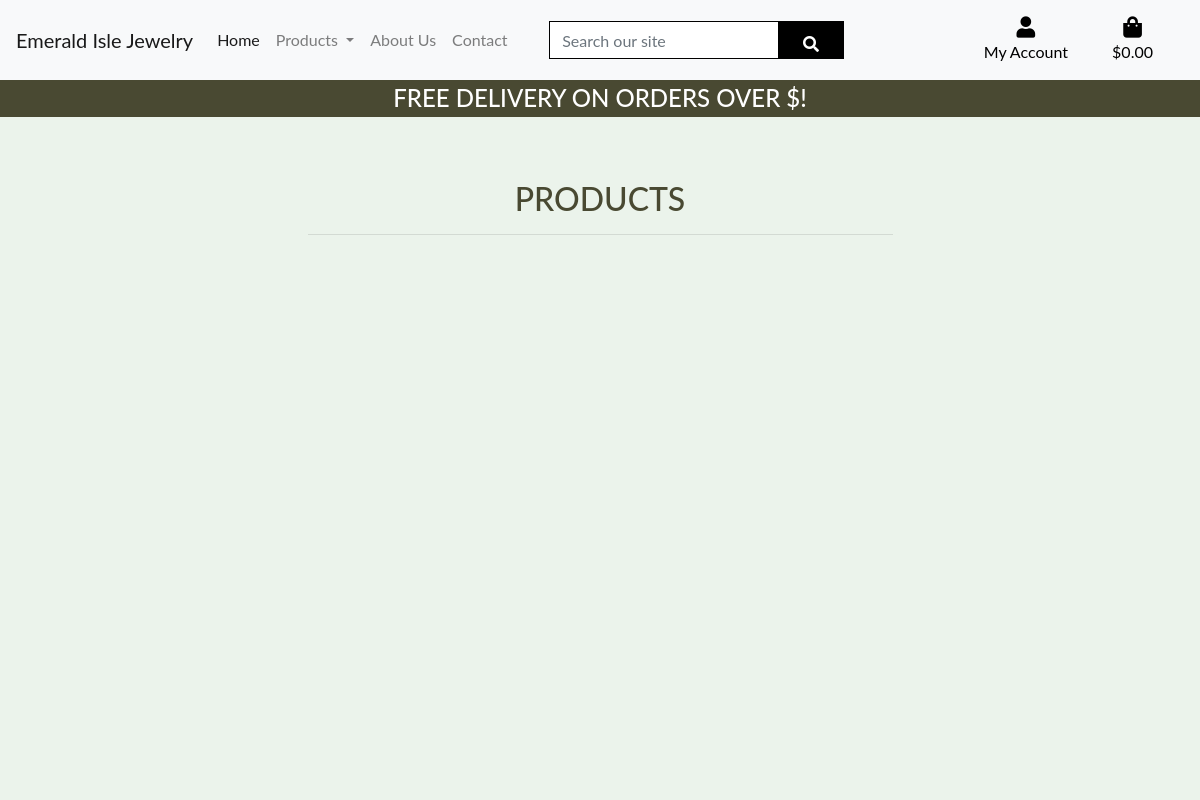
Before: /products/ with the older database file.
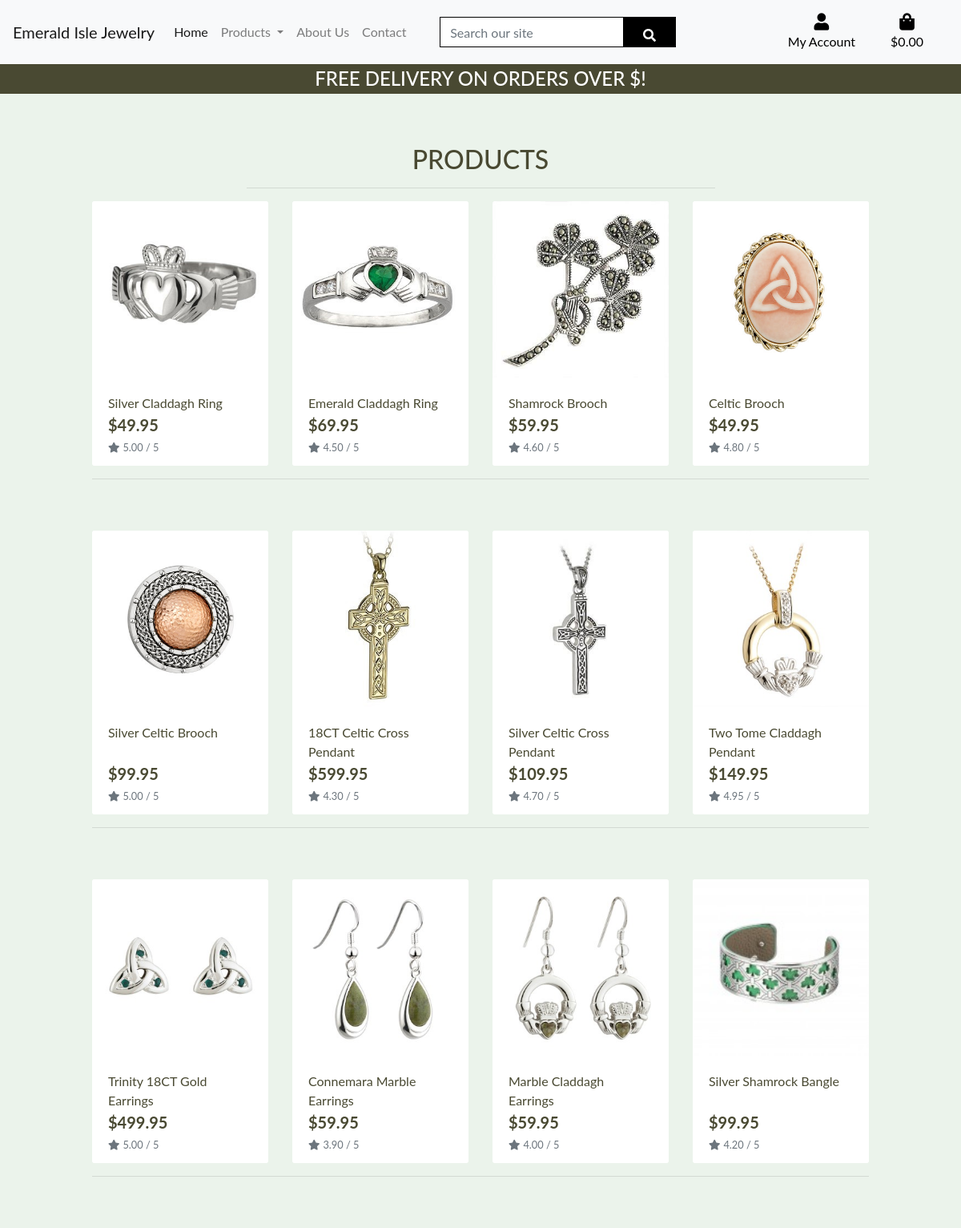
After: the same page with the newer database file.
### products/models.py (models this page shows, shortened)
class Product(models.Model):
    category = models.ForeignKey('Category', null=True, blank=True, on_delete=models.SET_NULL)
    sku = models.CharField(max_length=254, null=True, blank=True)
    name = models.CharField(max_length=254)
    description = models.TextField()
    price = models.DecimalField(max_digits=6, decimal_places=2)
    rating = models.DecimalField(max_digits=6, decimal_places=2, null=True, blank=True)
    image_url = models.URLField(max_length=1024, null=True, blank=True)
    image = models.ImageField(null=True, blank=True)

### products/views.py (the view)
# urls.py: path('', views.all_products, name='products'),
def all_products(request):
    products = Product.objects.all()
    context = {
        'products': products,
    }
    return render(request, 'products/products.html', context)

### products/templates/products/products.html (shortened to what this page needs)
{% extends "base.html" %}
{% load static %}
{% block page_header %}
    <div class="container header-container">
    </div>
{% endblock %}
{% block content %}
    <div class="overlay"></div>
    <div class="container-fluid">
        <div class="row">
            <div class="col text-center mt-3">
                <h2 class="logo-font">Products</h2>
                <hr class="w-50 mb-1">
            </div>
        </div>
        <div class="row">
            <div class="product-container col-10 offset-1">
                <div class="row">
                    {% for product in products %}
                        <div class="col-sm-6 col-md-6 col-lg-4 col-xl-3">
                            <div class="card h-100 border-0">
                                {% if product.image %}
                                <a href="{% url 'product_detail' product.id %}">
                                    <img class="card-img-top img-fluid" src="{{ product.image.url }}" alt="{{ product.name }}">
                                </a>
                                {% else %}
                                <a href="{% url 'product_detail' product.id %}">
                                    <img class="card-img-top img-fluid" src="{{ MEDIA_URL }}noimage.png" alt="{{ product.name }}">
                                </a>
                                {% endif %}
                                <div class="card-body pb-0">
                                    <p class="mb-0">{{ product.name }}</p>
                                </div>
                                <div class="card-footer bg-white pt-0 border-0 text-left">
                                    <div class="row">
                                        <div class="col">
                                            <p class="lead mb-0 text-left font-weight-bold">${{ product.price }}</p>
                                            {% if product.rating %}
                                                <small class="text-muted"><i class="fas fa-star mr-1"></i>{{ product.rating }} / 5</small>
                                            {% else %}
                                                <small class="text-muted">No Rating</small>
                                            {% endif %}
                                        </div>
                                    </div>
                                </div>
                            </div>
                        </div>
                        {% if forloop.counter|divisibleby:4 %}
                            <div class="col-12 d-none d-xl-block mb-5">
                                <hr>
                            </div>
                        {% endif %}
                    {% endfor %}
                </div>
            </div>
        </div>
    </div>
{% endblock %}

### templates/base.html (shortened to what this page needs)
{% load static %}
<!doctype html>
<html lang="en">
  <head>
    {% block corecss %}
        <link rel="stylesheet" href="https://stackpath.bootstrapcdn.com/bootstrap/4.4.1/css/bootstrap.min.css">
        <link rel="stylesheet" href="https://cdnjs.cloudflare.com/ajax/libs/font-awesome/5.15.3/css/all.min.css">
        <link rel="stylesheet" href="{% static 'css/base.css' %}">
    {% endblock %}
  </head>
  <body>
    <header class="container-fluid px-0 fixed-top">
      <nav class="navbar navbar-expand-lg navbar-light bg-light">
        <a class="navbar-brand" href="{% url 'home' %}">Emerald Isle Jewelry</a>
        <div class="collapse navbar-collapse" id="navbarSupportedContent">
          <ul class="navbar-nav mr-auto">
            <li class="nav-item active">
              <a class="nav-link" href="{% url 'home' %}">Home <span class="sr-only">(current)</span></a>
            </li>
            <li class="nav-item dropdown">
              <a class="nav-link dropdown-toggle" href="#" id="productsDropdown" role="button" data-toggle="dropdown" aria-haspopup="true" aria-expanded="false">
                Products
              </a>
            </li>
            <li class="nav-item">
              <a class="nav-link" href="#">About Us</a>
            </li>
            <li class="nav-item">
              <a class="nav-link" href="#">Contact</a>
            </li>
          </ul>
          <div class="col-12 col-lg-4 my-auto py-1 py-lg-0">
            <form method="GET" action="">
                <div class="input-group w-100">
                    <input class="form-control border border-black rounded-0" type="text" name="q" placeholder="Search our site">
                    <div class="input-group-append">
                        <button class="form-control btn btn-black border border-black rounded-0" type="submit">
                            <span class="icon">
                              <i class="fa fa-search" aria-hidden="true"></i>
                            </span>
                        </button>
                    </div>
                </div>
            </form>
          </div>
          <div class="col-12 col-lg-4 my-auto py-1 py-lg-0">
                <ul class="list-inline list-unstyled text-center text-lg-right my-0">
                    <li class="list-inline-item dropdown">
                        <a class="text-black nav-link" href="#" id="user-options" data-toggle="dropdown" aria-haspopup="true" aria-expanded="false">
                            <div class="text-center">
                                <div><i class="fas fa-user fa-lg"></i></div>
                                <p class="my-0">My Account</p>
                            </div>
                        </a>
                    </li>
                    <li class="list-inline-item">
                        <a class="{% if grand_total %}text-info font-weight-bold{% else %}text-black{% endif %} nav-link" href="">
                            <div class="text-center">
                                <div><i class="fas fa-shopping-bag fa-lg"></i></div>
                                <p class="my-0">
                                    {% if grand_total %}
                                        ${{ grand_total|floatformat:2 }}
                                    {% else %}
                                        $0.00
                                    {% endif %}
                                </p>
                            </div>
                        </a>
                    </li>
                </ul>
            </div>
        </div>
      </nav>
      <div id="delivery-banner" class="row text-center">
            <div class="col bg-black text-white">
                <h4 class="logo-font my-1">Free delivery on orders over ${{ free_shipping_threshold }}!</h4>
            </div>
        </div>
    </header>
    {% block page_header %}
    {% endblock %}
    {% block content %}
    {% endblock %}
  </body>
</html>

### static/css/base.css (style rules this page uses)
html { height: 100%; }
body { position: relative; background: url('/media/hero-img.jpg') no-repeat center center fixed; background-size: cover; height: calc(80vh - 132px); background-color:#ebf3eb; color: #494932; font-family: 'Lato' }
.btn { display: inline-block; padding: 10px 20px; font-size: 16px; text-align: center; text-decoration: none; background-color: #494932; color: #fff; border: none; border-radius: 5px; cursor: pointer; }
.icon { align-items: center; display: inline-flex; justify-content: center; height: 1.5rem; width: 1.5rem; }
.logo-font { text-transform: uppercase; }
.btn-black { background: black; color: white; }
.text-black { color: #000 !important; }
.border-black { border: 1px solid black !important; }
.bg-black { background: #494932 !important; }
.overlay { height: 100%; width: 100%; top: 0; left: 0; position: fixed; background: #ebf3eb; z-index: -1; }
@media (min-width: 1200px) { .container { max-width: 80%; } }
@media (min-width: 992px) { .header-container { padding-top: 164px; } }

Changed rows visible on the page:
added Product: image (picture), name "Silver Claddagh Ring", price "49.95", rating "5.00"
added Product: image (picture), name "Emerald Claddagh Ring", price "69.95", rating "4.50"
added Product: image (picture), name "Shamrock Brooch", price "59.95", rating "4.60"
added Product: image (picture), name "Celtic Brooch", price "49.95", rating "4.80"
added Product: image (picture), name "Silver Celtic Brooch", price "99.95", rating "5.00"
added Product: image (picture), name "18CT Celtic Cross Pendant", price "599.95", rating "4.30"
added Product: image (picture), name "Silver Celtic Cross Pendant", price "109.95", rating "4.70"
added Product: image (picture), name "Two Tome Claddagh Pendant", price "149.95", rating "4.95"
added Product: image (picture), name "Trinity 18CT Gold Earrings", price "499.95", rating "5.00"
added Product: image (picture), name "Connemara Marble Earrings", price "59.95", rating "3.90"
added Product: image (picture), name "Marble Claddagh Earrings", price "59.95", rating "4.00"
added Product: image (picture), name "Silver Shamrock Bangle", price "99.95", rating "4.20"
